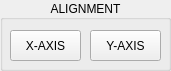
        <widget class="QGroupBox" name="gbAlignment">
         <property name="geometry">
          <rect>
           <x>210</x>
           <y>23</y>
           <width>171</width>
           <height>71</height>
          </rect>
         </property>
         <property name="title">
          <string>ALIGNMENT</string>
         </property>
         <property name="alignment">
          <set>Qt::AlignCenter</set>
         </property>
         <widget class="QGroupBox" name="groupBox_15">
          <property name="geometry">
           <rect>
            <x>40</x>
            <y>70</y>
            <width>241</width>
            <height>71</height>
           </rect>
          </property>
          <property name="title">
           <string>TOOL SETTER IR</string>
          </property>
          <property name="alignment">
           <set>Qt::AlignCenter</set>
          </property>
          <widget class="QLineEdit" name="lineEdit_41">
           <property name="geometry">
            <rect>
             <x>110</x>
             <y>30</y>
             <width>113</width>
             <height>25</height>
            </rect>
           </property>
          </widget>
          <widget class="QGroupBox" name="groupBox_16">
           <property name="geometry">
            <rect>
             <x>240</x>
             <y>140</y>
             <width>241</width>
             <height>151</height>
            </rect>
           </property>
           <property name="title">
            <string>SPEEDS AND FEEDS</string>
           </property>
           <property name="alignment">
            <set>Qt::AlignCenter</set>
           </property>
           <widget class="QLineEdit" name="lineEdit_42">
            <property name="geometry">
             <rect>
              <x>110</x>
              <y>30</y>
              <width>113</width>
              <height>25</height>
             </rect>
            </property>
           </widget>
           <widget class="QLabel" name="label_51">
            <property name="geometry">
             <rect>
              <x>0</x>
              <y>30</y>
              <width>110</width>
              <height>30</height>
             </rect>
            </property>
            <property name="inputMethodHints">
             <set>Qt::ImhDigitsOnly</set>
            </property>
            <property name="text">
             <string>ENGAGE FEED RATE</string>
            </property>
            <property name="scaledContents">
             <bool>false</bool>
            </property>
            <property name="alignment">
             <set>Qt::AlignCenter</set>
            </property>
            <property name="wordWrap">
             <bool>true</bool>
            </property>
           </widget>
           <widget class="QLabel" name="label_52">
            <property name="geometry">
             <rect>
              <x>20</x>
              <y>70</y>
              <width>81</width>
              <height>30</height>
             </rect>
            </property>
            <property name="inputMethodHints">
             <set>Qt::ImhDigitsOnly</set>
            </property>
            <property name="text">
             <string>PICK UP RATE</string>
            </property>
            <property name="scaledContents">
             <bool>false</bool>
            </property>
            <property name="alignment">
             <set>Qt::AlignCenter</set>
            </property>
            <property name="wordWrap">
             <bool>true</bool>
            </property>
           </widget>
           <widget class="QLineEdit" name="lineEdit_43">
            <property name="geometry">
             <rect>
              <x>110</x>
              <y>70</y>
              <width>113</width>
              <height>25</height>
             </rect>
            </property>
           </widget>
           <widget class="QLabel" name="label_53">
            <property name="geometry">
             <rect>
              <x>20</x>
              <y>110</y>
              <width>81</width>
              <height>30</height>
             </rect>
            </property>
            <property name="inputMethodHints">
             <set>Qt::ImhDigitsOnly</set>
            </property>
            <property name="text">
             <string>DROP RATE</string>
            </property>
            <property name="scaledContents">
             <bool>false</bool>
            </property>
            <property name="alignment">
             <set>Qt::AlignCenter</set>
            </property>
            <property name="wordWrap">
             <bool>true</bool>
            </property>
           </widget>
           <widget class="QLineEdit" name="lineEdit_44">
            <property name="geometry">
             <rect>
              <x>110</x>
              <y>110</y>
              <width>113</width>
              <height>25</height>
             </rect>
            </property>
           </widget>
          </widget>
         </widget>
         <widget class="PushButton" name="pbXAxis">
          <property name="geometry">
           <rect>
            <x>10</x>
            <y>30</y>
            <width>71</width>
            <height>31</height>
           </rect>
          </property>
          <property name="baseSize">
           <size>
            <width>0</width>
            <height>100</height>
           </size>
          </property>
          <property name="text">
           <string>X-AXIS</string>
          </property>
          <property name="checkable">
           <bool>true</bool>
          </property>
          <property name="pin_name" stdset="0">
           <string>align_axis</string>
          </property>
          <property name="indicator_option" stdset="0">
           <bool>true</bool>
          </property>
          <property name="indicator_status_option" stdset="0">
           <bool>true</bool>
          </property>
          <property name="python_command_option" stdset="0">
           <bool>true</bool>
          </property>
          <property name="indicator_size" stdset="0">
           <double>0.600000000000000</double>
          </property>
          <property name="true_python_cmd_string" stdset="0">
           <string/>
          </property>
          <property name="false_python_cmd_string" stdset="0">
           <string/>
          </property>
         </widget>
         <widget class="PushButton" name="pbYAxis">
          <property name="geometry">
           <rect>
            <x>90</x>
            <y>30</y>
            <width>71</width>
            <height>31</height>
           </rect>
          </property>
          <property name="baseSize">
           <size>
            <width>0</width>
            <height>100</height>
           </size>
          </property>
          <property name="text">
           <string>Y-AXIS</string>
          </property>
          <property name="checkable">
           <bool>true</bool>
          </property>
          <property name="pin_name" stdset="0">
           <string>align_axis</string>
          </property>
          <property name="indicator_option" stdset="0">
           <bool>true</bool>
          </property>
          <property name="indicator_status_option" stdset="0">
           <bool>true</bool>
          </property>
          <property name="python_command_option" stdset="0">
           <bool>true</bool>
          </property>
          <property name="indicator_size" stdset="0">
           <double>0.600000000000000</double>
          </property>
          <property name="true_python_cmd_string" stdset="0">
           <string/>
          </property>
          <property name="false_python_cmd_string" stdset="0">
           <string/>
          </property>
         </widget>
        </widget>
